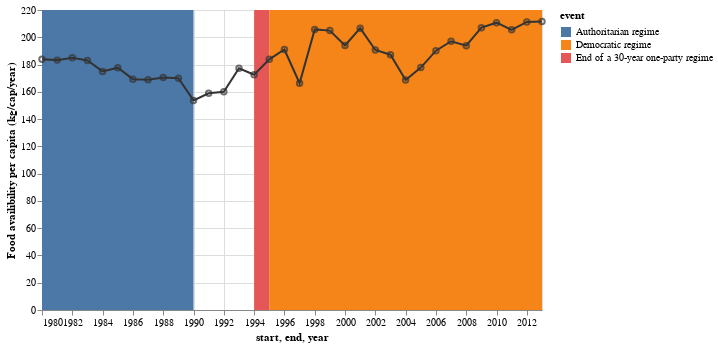

The notebook cell this image was saved under:
### Code cell
Malawi = [
      {"year": "1980", "Food availibility per capita (kg/cap/year)": 183.812472},
      {"year": "1981", "Food availibility per capita (kg/cap/year)": 183.243505},
      {"year": "1982", "Food availibility per capita (kg/cap/year)": 184.941533},
      {"year": "1983", "Food availibility per capita (kg/cap/year)": 183.045544},
      {"year": "1984", "Food availibility per capita (kg/cap/year)": 174.962656},
      {"year": "1985", "Food availibility per capita (kg/cap/year)": 177.707823},
      {"year": "1986", "Food availibility per capita (kg/cap/year)": 169.295107},
      {"year": "1987", "Food availibility per capita (kg/cap/year)": 168.769168},
      {"year": "1988", "Food availibility per capita (kg/cap/year)": 170.483816},
      {"year": "1989", "Food availibility per capita (kg/cap/year)": 170.016255},
      {"year": "1990", "Food availibility per capita (kg/cap/year)": 153.708973},
      {"year": "1991", "Food availibility per capita (kg/cap/year)": 158.935980},
      {"year": "1992", "Food availibility per capita (kg/cap/year)": 159.976914},
      {"year": "1993", "Food availibility per capita (kg/cap/year)": 177.303774},
      {"year": "1994", "Food availibility per capita (kg/cap/year)": 172.529164},
      {"year": "1995", "Food availibility per capita (kg/cap/year)": 183.820764},
      {"year": "1996", "Food availibility per capita (kg/cap/year)": 191.026093},
      {"year": "1997", "Food availibility per capita (kg/cap/year)": 166.262032},
      {"year": "1998", "Food availibility per capita (kg/cap/year)": 205.771865},
      {"year": "1999", "Food availibility per capita (kg/cap/year)": 204.890542},
      {"year": "2000", "Food availibility per capita (kg/cap/year)": 193.986198},
      {"year": "2001", "Food availibility per capita (kg/cap/year)": 206.652753},
      {"year": "2002", "Food availibility per capita (kg/cap/year)": 190.702879},
      {"year": "2003", "Food availibility per capita (kg/cap/year)": 187.210628},
      {"year": "2004", "Food availibility per capita (kg/cap/year)": 168.636388},
      {"year": "2005", "Food availibility per capita (kg/cap/year)": 177.793653},
      {"year": "2006", "Food availibility per capita (kg/cap/year)": 190.164546},
      {"year": "2007", "Food availibility per capita (kg/cap/year)": 197.108919},
      {"year": "2008", "Food availibility per capita (kg/cap/year)": 193.801947},
      {"year": "2009", "Food availibility per capita (kg/cap/year)": 207.055720},
      {"year": "2010", "Food availibility per capita (kg/cap/year)": 210.697833},
      {"year": "2011", "Food availibility per capita (kg/cap/year)": 205.461043},
      {"year": "2012", "Food availibility per capita (kg/cap/year)": 211.242811},
      {"year": "2013", "Food availibility per capita (kg/cap/year)": 211.629649},
    ]

Events = [{"start": "1994","end": "1995","event": "End of a 30-year one-party regime"},{"start": "1980","end": "1990","event": "Authoritarian regime"},{"start": "1995","end": "2013","event": "Democratic regime"}]


Malawi = alt.pd.DataFrame(Malawi)
Events = alt.pd.DataFrame(Events)


line = alt.Chart(Malawi).mark_line(color='#333').encode(
    alt.X('year:T', axis=alt.Axis(format='%Y')),
    y='Food availibility per capita (kg/cap/year)'
).properties(
    width=500,
    height=300
)

point = line.mark_point(color='#333')

rect = alt.Chart(Events).mark_rect().encode(
    x='start:T',
    x2='end:T',
    color='event:N'
)

rect + line + point

### Figure 1 — Vega-Lite specification as saved in the notebook (floating-point values rounded to 4 significant figures)
{"config": {"view": {"continuousWidth": 400, "continuousHeight": 300}}, "layer": [{"data": {"name": "data-e399d2b4b3c8e309dd1358f1c1379217"}, "mark": "rect", "encoding": {"color": {"type": "nominal", "field": "event"}, "x": {"type": "temporal", "field": "start"}, "x2": {"field": "end"}}}, {"data": {"name": "data-2714374b2aaa3ec463ec5c3930bbbeac"}, "mark": {"type": "line", "color": "#333"}, "encoding": {"x": {"type": "temporal", "axis": {"format": "%Y"}, "field": "year"}, "y": {"type": "quantitative", "field": "Food availibility per capita (kg/cap/year)"}}, "height": 300, "width": 500}, {"data": {"name": "data-2714374b2aaa3ec463ec5c3930bbbeac"}, "mark": {"type": "point", "color": "#333"}, "encoding": {"x": {"type": "temporal", "axis": {"format": "%Y"}, "field": "year"}, "y": {"type": "quantitative", "field": "Food availibility per capita (kg/cap/year)"}}, "height": 300, "width": 500}], "$schema": "https://vega.github.io/schema/vega-lite/v4.8.1.json", "datasets": {"data-e399d2b4b3c8e309dd1358f1c1379217": [{"start": "1994", "end": "1995", "event": "End of a 30-year one-party regime"}, {"start": "1980", "end": "1990", "event": "Authoritarian regime"}, {"start": "1995", "end": "2013", "event": "Democratic regime"}], "data-2714374b2aaa3ec463ec5c3930bbbeac": [{"year": "1980", "Food availibility per capita (kg/cap/year)": 183.8}, {"year": "1981", "Food availibility per capita (kg/cap/year)": 183.2}, {"year": "1982", "Food availibility per capita (kg/cap/year)": 184.9}, {"year": "1983", "Food availibility per capita (kg/cap/year)": 183.0}, {"year": "1984", "Food availibility per capita (kg/cap/year)": 175.0}, {"year": "1985", "Food availibility per capita (kg/cap/year)": 177.7}, {"year": "1986", "Food availibility per capita (kg/cap/year)": 169.3}, {"year": "1987", "Food availibility per capita (kg/cap/year)": 168.8}, {"year": "1988", "Food availibility per capita (kg/cap/year)": 170.5}, {"year": "1989", "Food availibility per capita (kg/cap/year)": 170.0}, {"year": "1990", "Food availibility per capita (kg/cap/year)": 153.7}, {"year": "1991", "Food availibility per capita (kg/cap/year)": 158.9}, {"year": "1992", "Food availibility per capita (kg/cap/year)": 160.0}, {"year": "1993", "Food availibility per capita (kg/cap/year)": 177.3}, {"year": "1994", "Food availibility per capita (kg/cap/year)": 172.5}, {"year": "1995", "Food availibility per capita (kg/cap/year)": 183.8}, {"year": "1996", "Food availibility per capita (kg/cap/year)": 191.0}, {"year": "1997", "Food availibility per capita (kg/cap/year)": 166.3}, {"year": "1998", "Food availibility per capita (kg/cap/year)": 205.8}, {"year": "1999", "Food availibility per capita (kg/cap/year)": 204.9}, {"year": "2000", "Food availibility per capita (kg/cap/year)": 194.0}, {"year": "2001", "Food availibility per capita (kg/cap/year)": 206.7}, {"year": "2002", "Food availibility per capita (kg/cap/year)": 190.7}, {"year": "2003", "Food availibility per capita (kg/cap/year)": 187.2}, {"year": "2004", "Food availibility per capita (kg/cap/year)": 168.6}, {"year": "2005", "Food availibility per capita (kg/cap/year)": 177.8}, {"year": "2006", "Food availibility per capita (kg/cap/year)": 190.2}, {"year": "2007", "Food availibility per capita (kg/cap/year)": 197.1}, {"year": "2008", "Food availibility per capita (kg/cap/year)": 193.8}, {"year": "2009", "Food availibility per capita (kg/cap/year)": 207.1}, {"year": "2010", "Food availibility per capita (kg/cap/year)": 210.7}, {"year": "2011", "Food availibility per capita (kg/cap/year)": 205.5}, {"year": "2012", "Food availibility per capita (kg/cap/year)": 211.2}, {"year": "2013", "Food availibility per capita (kg/cap/year)": 211.6}]}}
